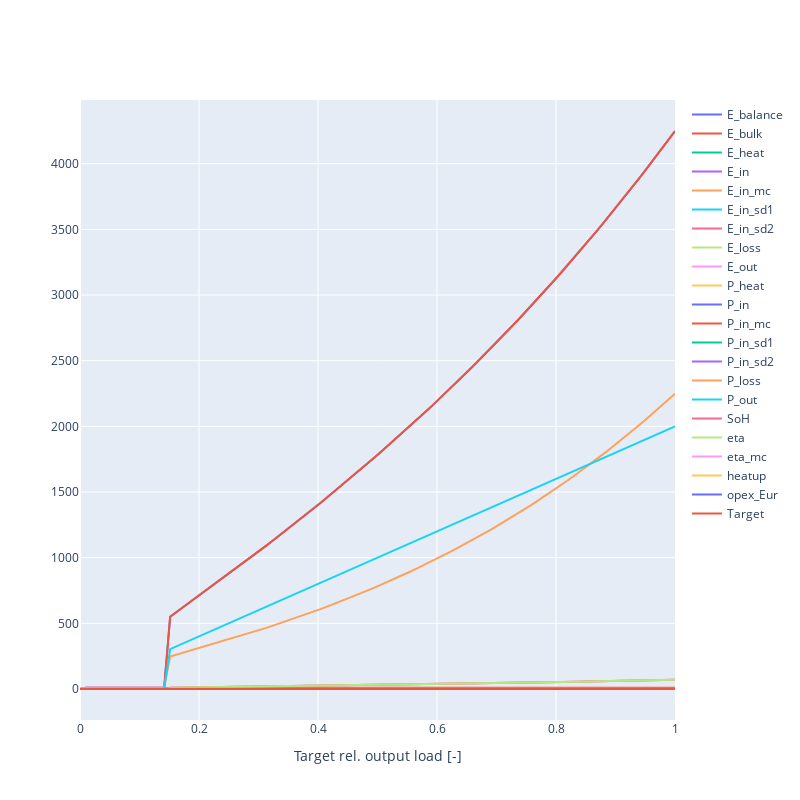

This figure's notebook cell:
### Markdown cell above
### Constant target output load from initial state (Stationary Step)

### Code cell
# Result DataFrame Initialization
state_parms = [a for a in dir(ECCState()) if not a.startswith('__')]
df1 = pd.DataFrame(columns=state_parms)
df1.loc[0] = vars(ECCState())

# Run different stationary cases for target output load
targets = np.linspace(0, 1., 100)

for ct, t in enumerate(targets):
    # Initialization of component
    C1_state = ECCState()
    C1 = EnergyConversionComponent(par=component,
                                   ts=1,
                                   state=copy.deepcopy(C1_state))
    C1.step_action_stationary(t)
    df1.loc[ct + 1] = vars(C1.state)
    df1.loc[ct + 1, "Target"] = t

# Create traces
fig = go.Figure()

# Create traces
for cl in df1.columns:
    fig.add_trace(go.Scatter(x=df1.Target[1:], y=df1[cl][1:],
                             mode='lines',
                             name=cl))
fig.update_layout(xaxis_title="Target rel. output load [-]",
                  # yaxis_title="Y Axis Title",
                  )
fig.update_layout(
    autosize=False,
    width=800,
    height=800)
fig.show()
